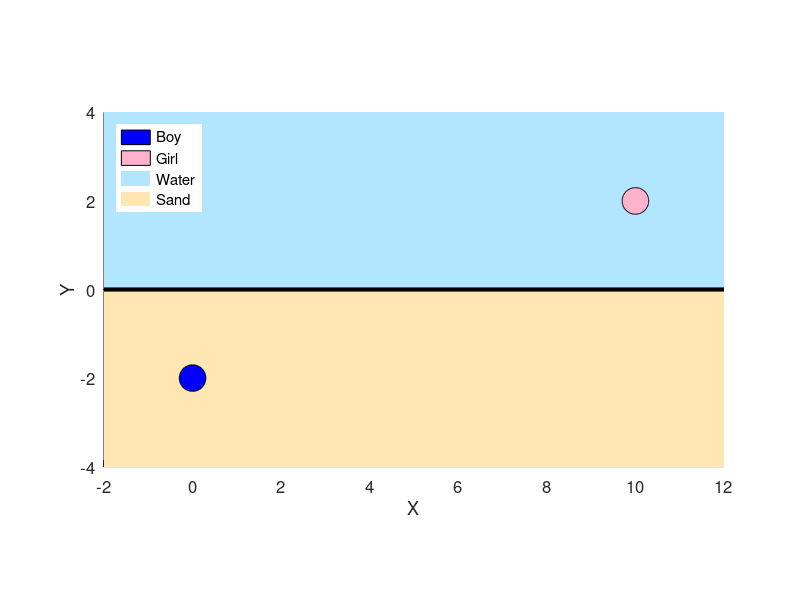

Write the MATLAB code that produced this figure.
clear all; close all; clc

% Координаты
xG = 10;   yG = 2;    % Девочка в воде (выше границы)
xB = 0;    yB = -2;   % Мальчик в песке (ниже границы)

% Граница раздела вода/песок (горизонтальная линия)
y_boundary = 0;

% Скорости
v_water = 3.0;    % скорость в воде
v_sand  = 1.0;    % скорость в песке

figure(1);
hold on; grid on; axis equal;

% 1. Рисуем воду (верхняя половина)
water_color = [0.7 0.9 1.0]; % светло-голубой
fill([-2, 12, 12, -2], [0, 0, 4, 4], water_color, 'EdgeColor', 'none');

% 2. Рисуем песок (нижняя половина)
sand_color = [1.0 0.9 0.7]; % светло-коричневый
fill([-2, 12, 12, -2], [0, 0, -4, -4], sand_color, 'EdgeColor', 'none');

% 3. Граница раздела (берег)
plot([-2, 12], [0, 0], 'k-', 'LineWidth', 3);

% 4. Мальчик (синий закрашенный круг внизу)
boy_radius = 0.3;
theta = linspace(0, 2*pi, 100);
x_boy = xB + boy_radius * cos(theta);
y_boy = yB + boy_radius * sin(theta);
boy_handle = fill(x_boy, y_boy, 'b');


% 5. Девочка (красный закрашенный круг вверху)
girl_radius = 0.3;
x_girl = xG + girl_radius * cos(theta);
y_girl = yG + girl_radius * sin(theta);
girl_handle = fill(x_girl, y_girl, [1 0.7 0.8]);

% Создаем элементы для легенды
water_patch = patch(NaN, NaN, water_color, 'EdgeColor', 'none');
sand_patch = patch(NaN, NaN, sand_color, 'EdgeColor', 'none');


% Добавляем легенду
legend([boy_handle, girl_handle, water_patch, sand_patch], ...
       {'Boy', 'Girl', 'Water', 'Sand'}, ...
       'Location', 'northwest', 'FontSize', 11, 'Box', 'off');

% Настройка графика
xlim([-2, 12]);
ylim([-4, 4]);
xlabel('X');
ylabel('Y');

% Увеличиваем шрифт на осях
set(gca, 'FontSize', 12);

% Функция времени
T = @(x) sqrt((xB - x)^2 + yB^2) / v_sand + sqrt((xG - x)^2 + yG^2) / v_water;

% Вычислим время для нескольких точек на границе
test_points = [-1, 0, 1, 2, 3, 4, 5, 6, 7, 8, 9, 10, 11];
fprintf('\nВремя пути для разных точек на границе \n');
fprintf('x\tT(x)\n');
fprintf('----------------\n');
for i = 1:length(test_points)
    x_test = test_points(i);
    fprintf('%.1f\t%.4f\n', x_test, T(x_test));
end

% Найдем точку с минимальным временем (перебором)
[min_time, min_idx] = min(arrayfun(T, test_points));
x_approx = test_points(min_idx);
fprintf('\nПриближенный минимум (перебором):\n');
fprintf('x* ≈ %.1f, T_min ≈ %.4f\n', x_approx, min_time);

% Производная функции времени
dT = @(x) -(xB - x) / (v_sand * sqrt((xB - x)^2 + yB^2)) ...
          -(xG - x) / (v_water * sqrt((xG - x)^2 + yG^2));

##% Задаем параметры решения
##epsilon = 1e-4;
##x0 = x_approx;
##
##% Инициализируем переменные
##x_prev = x0;
##while difference > epsilon
##  x_next = x_prev - T(x_prev) / dT(x_prev);
##
##  iter = iter + 1;
##
##  difference = abs(x_next - x_prev);
##
##  % Выводим результаты текущей итерации в таблицу
##  fprintf('%10d | %12.6f | %12.6f | %12.6f\n', iter, x_next, difference, epsilon);
##
##  x_prev = x_next;
##end









